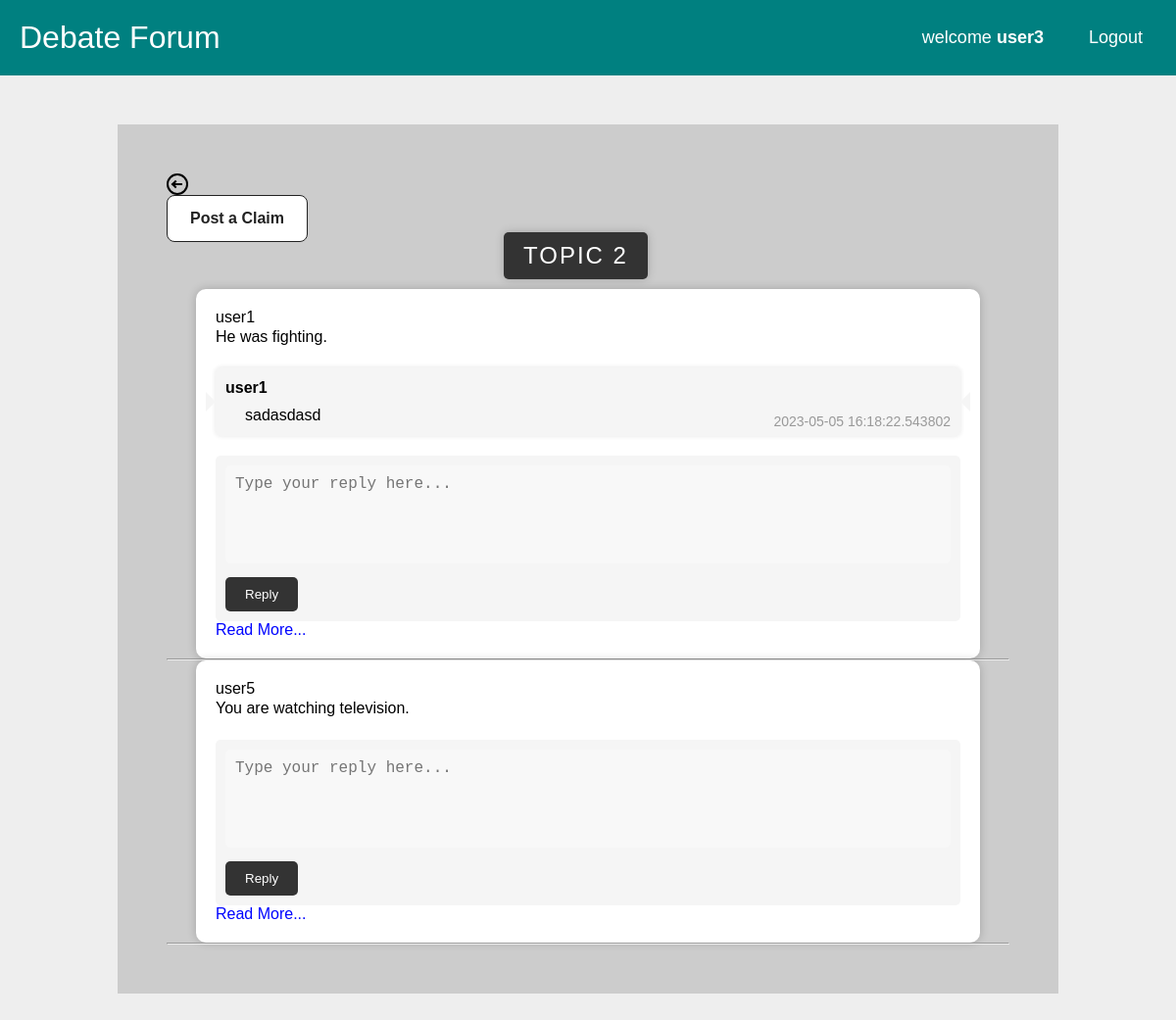
Page /claim/2 (signed in) on the committed database.
### tables this page shows
CREATE TABLE user (
    userID INTEGER NOT NULL PRIMARY KEY AUTOINCREMENT, -- Integer user ID / key
    userName TEXT NOT NULL,                            -- Login username
    passwordHash BLOB NOT NULL,                        -- Hashed password (bytes in python)
    isAdmin BOOLEAN NOT NULL,                          -- If user is admin or not. Ignore if not implementing admin
    creationTime TIMESTAMP NOT NULL DEFAULT CURRENT_TIMESTAMP,      -- Time user was created
    lastVisit TIMESTAMP NOT NULL DEFAULT CURRENT_TIMESTAMP -- User's last visit, for showing new content when they return
);

CREATE TABLE topic (
    topicID INTEGER NOT NULL PRIMARY KEY AUTOINCREMENT,  -- Topic's ID number
    topicName TEXT NOT NULL,                             -- Topic's text
    postingUser INTEGER REFERENCES user(userID) ON DELETE SET NULL ON UPDATE CASCADE, -- FK (foreign key) of posting user
    creationTime TIMESTAMP NOT NULL DEFAULT CURRENT_TIMESTAMP,                       -- Time topic was created
    updateTime TIMESTAMP NOT NULL DEFAULT CURRENT_TIMESTAMP,      -- Last time a claim/reply was added
    category TEXT NOT NULL,
    views INTEGER NOT NULL DEFAULT 0
);

CREATE TABLE claim (
    claimID INTEGER NOT NULL PRIMARY KEY AUTOINCREMENT,   -- CLaim ID number
    topic INTEGER NOT NULL REFERENCES topic(topicID) ON DELETE CASCADE ON UPDATE CASCADE, -- FK of claim
    postingUser INTEGER REFERENCES user(userID) ON DELETE SET NULL ON UPDATE CASCADE, -- FK of poisting user
    creationTime TIMESTAMP NOT NULL DEFAULT CURRENT_TIMESTAMP,   -- Time topic was created
    updateTime TIMESTAMP NOT NULL DEFAULT CURRENT_TIMESTAMP,      -- Last time a reply was added
    text TEXT NOT NULL                                   -- Actual text
);

CREATE TABLE replyText (
    replyTextID INTEGER NOT NULL PRIMARY KEY AUTOINCREMENT,                           -- Reply ID
    postingUser INTEGER REFERENCES user(userID) ON DELETE SET NULL ON UPDATE CASCADE, -- FK of posting user
    creationTime TIMESTAMP NOT NULL DEFAULT CURRENT_TIMESTAMP,                                                   -- Posting time
    text TEXT NOT NULL                                                                -- Text of reply
);

### routes/claim.py (the view, shortened to what this page needs)
@app.route("/claim/<int:topicID>", methods = ['GET','POST'])
def claim(topicID):
    conn = get_db_connection()
    claims = conn.execute(f"SELECT * FROM claim WHERE topic == '{topicID}'").fetchall()
    topic = conn.execute(f"SELECT * FROM topic WHERE topicID == '{topicID}'").fetchone()
    conn.execute(f"UPDATE topic SET views = views + 1 WHERE topicID = {topic['topicID']}")
    conn.commit()
    data = []
    cur = conn.cursor()
    for claim in claims:
        postingUser = conn.execute(f"SELECT * FROM user WHERE userID == '{claim['postingUser']}'").fetchone()
        replies = conn.execute(f"""SELECT replyText.replyTextID AS reply_id, replyText.postingUser AS reply_posting_user, replyText.creationTime AS reply_creation_time, replyText.text AS reply_text
                FROM claim
                JOIN replyToClaim ON claim.claimID = replyToClaim.claim
                JOIN replyText ON replyToClaim.reply = replyText.replyTextID
                WHERE claim.claimID = {claim['claimID']} ORDER BY reply_creation_time DESC""").fetchall()
        repliesData = []
        for replay in replies:
            postingUser = conn.execute(f"SELECT * FROM user WHERE userID == '{replay['reply_posting_user']}'").fetchone()
            repliesData.append({
                "reply_id":replay["reply_id"],
                "postingUser":postingUser["userName"],
                "text":replay['reply_text'],
                "creationTime":replay['reply_creation_time'],
        })
        data.append(
            {"claimID":claim['claimID'],
             "postingUser":postingUser["userName"],
             "creationTime":claim['creationTime'],
             "updateTime":claim['updateTime'],
             "text":claim['text'],
             "repliesData":repliesData,
             "topicID":topicID
             }
        )
    conn.close()
    return render_template('claim.html',claims = data,topic=topic, is_authenticated=is_authenticated(),current_user=current_user())

### get_db_connection.py (called while the page is built)
def get_db_connection():
    conn = sqlite3.connect('database/database.db')
    conn.row_factory = sqlite3.Row
    return conn

### routes/auth_check.py (called while the page is built)
def is_authenticated():
    if request.cookies.get('username'):
        return True
    else:
        return False

def current_user():
    if is_authenticated():
        conn = get_db_connection()
        user = conn.execute('SELECT * FROM user WHERE userName = ?',(request.cookies.get('username'),)).fetchone()
        return user
    else:
        pass

### templates/claim.html (shortened to what this page needs)
{% extends "nav.html" %}
{% block content %}
<link rel="stylesheet" href="{{ url_for('static', filename='css/card.css')}}" />
<link rel="stylesheet" href="{{ url_for('static', filename='css/claim.css')}}" />
<link rel="stylesheet" href="{{ url_for('static', filename='css/modal.css')}}" />
<a  href="{{ url_for('home') }}" style="text-align: left;max-width:100px;">
  <i class="gg-arrow-left-o" aria-hidden="true"></i>
</a>
{% if is_authenticated %}
<button id="claimBtn" class="postbtn">Post a Claim</button>
{% else %}
<button id="claimBtn" class="postbtn" disabled style="color: red;">Please Login to Post a Claim</button>
{% endif %}
<div id="my-data">
<div class="title-label">{{topic['topicName']}}</div>
<div id="claim-list">
{% for claim in claims %}
<div class="post-card">
  <div class="author">{{claim.postingUser}}</div>
  <p>{{claim.text}}</p>
  <ul id="replies-list" class="replies-list">
    {% if claim.repliesData|length > 0%}
    <li class="reply">
      <div class="author">{{claim.repliesData[0].postingUser}}</div>
      <div class="content">{{claim.repliesData[0].text}}</div>
      <div class="date">{{claim.repliesData[0].creationTime}}</div>
    </li>
    {% endif %}
  </ul>
  <div class="reply-form">
      <textarea id="replyText{{claim.claimID}}" name="reply" placeholder="Type your reply here..."></textarea>
      {% if is_authenticated %}
      <input  type="submit" value="Reply" onclick="onReplyClick(document.getElementById('replyText{{claim.claimID}}').value,'{{claim.topicID}}','{{claim.claimID}}')">
      {% else %}
      <input  type="submit" value="Please Login to Reply" style="color: red;background-color: wheat;" disabled>
      {% endif %}
  </div>
  <li><a href="{{url_for('claim_page',claimID=claim.claimID)}}" style="color: rgb(0, 4, 255);">Read More...</a></li>
</div>
<hr>
  {% endfor %}
</div>
{% endblock %}

### templates/nav.html (shortened to what this page needs)
<!DOCTYPE html>
<html lang="en">
<head>
    <link rel="stylesheet" href="{{ url_for('static', filename='css/nav.css')}}" />
    <link rel="stylesheet" href="{{ url_for('static', filename='css/modal.css')}}" />
</head>
<body>
    <nav class="navbar">
        <div class="logo">Debate Forum</div>
        <ul class="nav-links">
            <div class="menu">
                {% if is_authenticated %}
                <li>welcome <strong>{{current_user.username}}</strong></li>
                <li><a href="{{ url_for('logout') }}">Logout</a></li>
                {% else %}
                <li><a id="loginBtn" >Login</a></li>
                <li><a id="registerBtn" >Register New User</a></li>
                {% endif %}
            </div>
        </ul>
    </nav>
    <section class="container">
        {% block content %}
        {% endblock %}
    </section>
</body>
</html>

### static/css/nav.css (style rules this page uses)
* { margin: 0; padding: 0; box-sizing: border-box; }
body { font-family: cursive; }
a { text-decoration: none; }
li { list-style: none; }
.navbar { display: flex; align-items: center; justify-content: space-between; padding: 20px; background-color: teal; color: #fff; }
.nav-links a { color: #fff; }
.logo { font-size: 32px; }
.menu { display: flex; gap: 1em; font-size: 18px; }
.menu li { padding: 5px 14px; }
.container { max-width: 960px; width: 100%; width: calc(100% - 1rem); margin: 50px auto; padding: 50px; background: #ccc; }
.gg-arrow-left-o { box-sizing: border-box; position: relative; display: block; width: 22px; height: 22px; border: 2px solid; transform: scale(var(--ggs,1)); border-radius: 22px; color: black; }
.gg-arrow-left-o::after, .gg-arrow-left-o::before { content: ""; display: block; box-sizing: border-box; position: absolute; left: 4px }
.gg-arrow-left-o::after { width: 6px; height: 6px; border-bottom: 2px solid; border-left: 2px solid; transform: rotate(45deg); bottom: 6px }
.gg-arrow-left-o::before { width: 10px; height: 2px; bottom: 8px; background: currentColor }

### static/css/card.css (style rules this page uses)
body { background: #e5ded8; box-sizing: border-box; }
textarea { width: 100%; height: 150px; padding: 12px 20px; box-sizing: border-box; border: 2px solid #ccc; border-radius: 4px; background-color: #f8f8f8; font-size: 16px; resize: none; }
.postbtn { display: inline-block; outline: none; cursor: pointer; font-size: 16px; line-height: 20px; font-weight: 600; border-radius: 8px; padding: 13px 23px; border: 1px solid #222222; transition: box-shadow 0.2s ease 0s, -ms-transform 0.1s ease 0s, -webkit-transform 0.1s ease 0s, transform 0.1s ease 0s; background: #fff; color: #222222; }

### static/css/claim.css (style rules this page uses)
body { font-family: Arial, sans-serif; background-color: #eee; }
.post-card { background-color: white; padding: 20px; border-radius: 10px; box-shadow: 0px 0px 10px rgba(0, 0, 0, 0.2); margin-bottom: 20px; max-width: 800px; margin: auto; }
.post-card p { margin-top: 0; margin-bottom: 10px; line-height: 1.4; font-size: 16px; }
.post-card .reply-form { background-color: #f5f5f5; padding: 10px; border-radius: 5px; margin-top: 20px; }
.post-card .reply-form textarea { width: 100%; height: 100px; padding: 10px; border: none; border-radius: 5px; resize: none; margin-bottom: 10px; }
.post-card .reply-form input[type="submit"] { background-color: #333; color: white; border: none; padding: 10px 20px; border-radius: 5px; cursor: pointer; transition: all 0.3s ease; }
.replies-list { list-style: none; padding: 0; margin-top: 20px; }
.reply { background-color: #f5f5f5; padding: 10px; border-radius: 5px; margin-bottom: 10px; font-size: 16px; line-height: 1.4; box-shadow: 0px 0px 5px rgba(0, 0, 0, 0.1); position: relative; }
.reply:before { content: ''; position: absolute; top: 50%; left: -10px; margin-top: -10px; border-style: solid; border-width: 10px 0 10px 10px; border-color: transparent transparent transparent #f5f5f5; }
.reply:after { content: ''; position: absolute; top: 50%; right: -10px; margin-top: -10px; border-style: solid; border-width: 10px 10px 10px 0; border-color: transparent #f5f5f5 transparent transparent; }
.reply .author { font-weight: bold; margin-bottom: 5px; }
.reply .content { margin-left: 20px; }
.reply .date { position: absolute; bottom: 5px; right: 10px; font-size: 14px; color: #999; }
.title-label { display: inline-block; background-color: #333; color: white; padding: 10px 20px; margin-left: 40%; border-radius: 5px; font-size: 24px; text-transform: uppercase; letter-spacing: 2px; box-shadow: 0px 0px 10px rgba(0, 0, 0, 0.2); transform: translateY(-10px); transition: all 0.3s ease; cursor: pointer; }

### rows in the picture
user: username "user3"
topic: topicName "TOPIC 2"
user: postingUser "user1", userName "user1"
claim: text "He was fighting."
replyText: text "sadasdasd", creationTime "2023-05-05 16:18:22.543802"
user: postingUser "user5"
claim: text "You are watching television."
